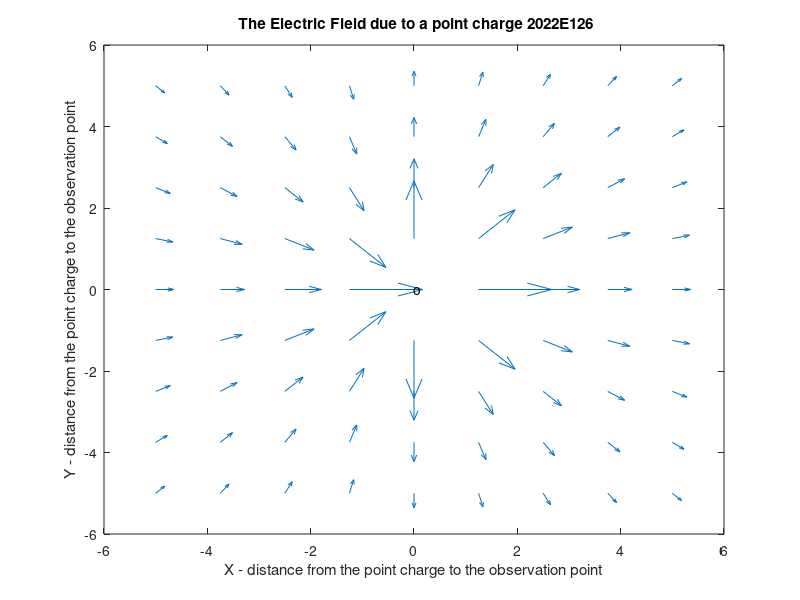

The MATLAB source for this figure:
[x,y] = meshgrid(-5:1.25:5);
d = sqrt(x.^2+y.^2);
theta = atan(y./x);
Ex = cos(theta)./d;
Ey = sin(theta)./d;
quiver(x,y,Ex,Ey);
text(-0.01,0,'o');

xlabel('X - distance from the point charge to the observation point');
ylabel('Y - distance from the point charge to the observation point');
title(' The Electric Field due to a point charge 2022E126');